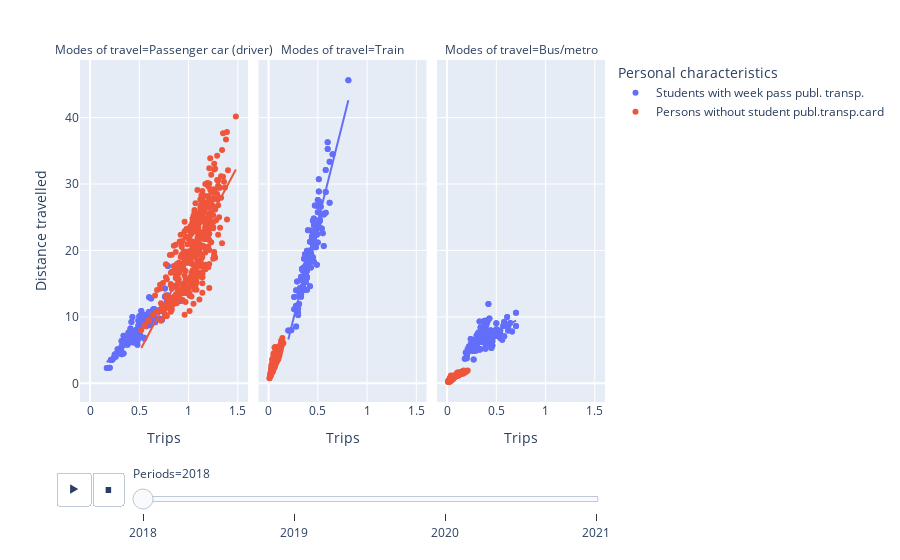

This figure's notebook cell:
### Markdown cell above
As you can see in the barplot, the distance travelled with train by students with a week pass is seven times as big as by people without a student ov chipcard. This makes sense because the train costs more money with a normal ov chipcard. Although students with a week pass still use the car quite a lot: 7,5 kilometers a day on average. The bus and metro are used for shorter distances than the train and car.

### Code cell
# making scatterplot with trendlines
fig = px.scatter(rslt_data_mot, x="Trips", y="Distance travelled", color='Personal characteristics',
                 facet_col= 'Modes of travel', animation_frame="Periods", trendline="ols")
fig.show()

### Figure 1 — Plotly figure (JSON) as saved in the notebook; plotly's stock layout.template omitted (floating-point values rounded to 4 significant figures; data arrays with more than 128 entries replaced by an {"elided": "..."} marker saying what was removed)
{"data": [{"hovertemplate": "Personal characteristics=Students with week pass publ. transp.<br>Periods=2018<br>Modes of travel=Passenger car (driver)<br>Trips=%{x}<br>Distance travelled=%{y}<extra></extra>", "legendgroup": "Students with week pass publ. transp.", "marker": {"color": "#636efa", "symbol": "circle"}, "mode": "markers", "name": "Students with week pass publ. transp.", "orientation": "v", "showlegend": true, "type": "scatter", "x": {"elided": "396 float values"}, "xaxis": "x", "y": {"elided": "396 float values"}, "yaxis": "y"}, {"hovertemplate": "<b>OLS trendline</b><br>Distance travelled = 15.1021 * Trips + 0.607444<br>R<sup>2</sup>=0.824594<br><br>Personal characteristics=Students with week pass publ. transp.<br>Periods=2018<br>Modes of travel=Passenger car (driver)<br>Trips=%{x}<br>Distance travelled=%{y} <b>(trend)</b><extra></extra>", "legendgroup": "Students with week pass publ. transp.", "marker": {"color": "#636efa", "symbol": "circle"}, "mode": "lines", "name": "Students with week pass publ. transp.", "showlegend": false, "type": "scatter", "x": {"elided": "204 float values"}, "xaxis": "x", "y": {"elided": "204 float values"}, "yaxis": "y"}, {"hovertemplate": "Personal characteristics=Students with week pass publ. transp.<br>Periods=2018<br>Modes of travel=Train<br>Trips=%{x}<br>Distance travelled=%{y}<extra></extra>", "legendgroup": "Students with week pass publ. transp.", "marker": {"color": "#636efa", "symbol": "circle"}, "mode": "markers", "name": "Students with week pass publ. transp.", "orientation": "v", "showlegend": false, "type": "scatter", "x": {"elided": "396 float values"}, "xaxis": "x2", "y": {"elided": "396 float values"}, "yaxis": "y2"}, {"hovertemplate": "<b>OLS trendline</b><br>Distance travelled = 59.0525 * Trips + -5.21959<br>R<sup>2</sup>=0.864515<br><br>Personal characteristics=Students with week pass publ. transp.<br>Periods=2018<br>Modes of travel=Train<br>Trips=%{x}<br>Distance travelled=%{y} <b>(trend)</b><extra></extra>", "legendgroup": "Students with week pass publ. transp.", "marker": {"color": "#636efa", "symbol": "circle"}, "mode": "lines", "name": "Students with week pass publ. transp.", "showlegend": false, "type": "scatter", "x": {"elided": "234 float values"}, "xaxis": "x2", "y": {"elided": "234 float values"}, "yaxis": "y2"}, {"hovertemplate": "Personal characteristics=Students with week pass publ. transp.<br>Periods=2018<br>Modes of travel=Bus/metro<br>Trips=%{x}<br>Distance travelled=%{y}<extra></extra>", "legendgroup": "Students with week pass publ. transp.", "marker": {"color": "#636efa", "symbol": "circle"}, "mode": "markers", "name": "Students with week pass publ. transp.", "orientation": "v", "showlegend": false, "type": "scatter", "x": {"elided": "396 float values"}, "xaxis": "x3", "y": {"elided": "396 float values"}, "yaxis": "y3"}, {"hovertemplate": "<b>OLS trendline</b><br>Distance travelled = 8.09776 * Trips + 3.77589<br>R<sup>2</sup>=0.398021<br><br>Personal characteristics=Students with week pass publ. transp.<br>Periods=2018<br>Modes of travel=Bus/metro<br>Trips=%{x}<br>Distance travelled=%{y} <b>(trend)</b><extra></extra>", "legendgroup": "Students with week pass publ. transp.", "marker": {"color": "#636efa", "symbol": "circle"}, "mode": "lines", "name": "Students with week pass publ. transp.", "showlegend": false, "type": "scatter", "x": {"elided": "174 float values"}, "xaxis": "x3", "y": {"elided": "174 float values"}, "yaxis": "y3"}, {"hovertemplate": "Personal characteristics=Persons without student publ.transp.card<br>Periods=2018<br>Modes of travel=Passenger car (driver)<br>Trips=%{x}<br>Distance travelled=%{y}<extra></extra>", "legendgroup": "Persons without student publ.transp.card", "marker": {"color": "#EF553B", "symbol": "circle"}, "mode": "markers", "name": "Persons without student publ.transp.card", "orientation": "v", "showlegend": true, "type": "scatter", "x": {"elided": "396 float values"}, "xaxis": "x", "y": {"elided": "396 float values"}, "yaxis": "y"}, {"hovertemplate": "<b>OLS trendline</b><br>Distance travelled = 27.9728 * Trips + -9.21613<br>R<sup>2</sup>=0.600940<br><br>Personal characteristics=Persons without student publ.transp.card<br>Periods=2018<br>Modes of travel=Passenger car (driver)<br>Trips=%{x}<br>Distance travelled=%{y} <b>(trend)</b><extra></extra>", "legendgroup": "Persons without student publ.transp.card", "marker": {"color": "#EF553B", "symbol": "circle"}, "mode": "lines", "name": "Persons without student publ.transp.card", "showlegend": false, "type": "scatter", "x": {"elided": "396 float values"}, "xaxis": "x", "y": {"elided": "396 float values"}, "yaxis": "y"}, {"hovertemplate": "Personal characteristics=Persons without student publ.transp.card<br>Periods=2018<br>Modes of travel=Train<br>Trips=%{x}<br>Distance travelled=%{y}<extra></extra>", "legendgroup": "Persons without student publ.transp.card", "marker": {"color": "#EF553B", "symbol": "circle"}, "mode": "markers", "name": "Persons without student publ.transp.card", "orientation": "v", "showlegend": false, "type": "scatter", "x": {"elided": "396 float values"}, "xaxis": "x2", "y": {"elided": "396 float values"}, "yaxis": "y2"}, {"hovertemplate": "<b>OLS trendline</b><br>Distance travelled = 35.9943 * Trips + 0.962502<br>R<sup>2</sup>=0.822969<br><br>Personal characteristics=Persons without student publ.transp.card<br>Periods=2018<br>Modes of travel=Train<br>Trips=%{x}<br>Distance travelled=%{y} <b>(trend)</b><extra></extra>", "legendgroup": "Persons without student publ.transp.card", "marker": {"color": "#EF553B", "symbol": "circle"}, "mode": "lines", "name": "Persons without student publ.transp.card", "showlegend": false, "type": "scatter", "x": {"elided": "282 float values"}, "xaxis": "x2", "y": {"elided": "282 float values"}, "yaxis": "y2"}, {"hovertemplate": "Personal characteristics=Persons without student publ.transp.card<br>Periods=2018<br>Modes of travel=Bus/metro<br>Trips=%{x}<br>Distance travelled=%{y}<extra></extra>", "legendgroup": "Persons without student publ.transp.card", "marker": {"color": "#EF553B", "symbol": "circle"}, "mode": "markers", "name": "Persons without student publ.transp.card", "orientation": "v", "showlegend": false, "type": "scatter", "x": {"elided": "396 float values"}, "xaxis": "x3", "y": {"elided": "396 float values"}, "yaxis": "y3"}, {"hovertemplate": "<b>OLS trendline</b><br>Distance travelled = 9.42194 * Trips + 0.226298<br>R<sup>2</sup>=0.915469<br><br>Personal characteristics=Persons without student publ.transp.card<br>Periods=2018<br>Modes of travel=Bus/metro<br>Trips=%{x}<br>Distance travelled=%{y} <b>(trend)</b><extra></extra>", "legendgroup": "Persons without student publ.transp.card", "marker": {"color": "#EF553B", "symbol": "circle"}, "mode": "lines", "name": "Persons without student publ.transp.card", "showlegend": false, "type": "scatter", "x": {"elided": "252 float values"}, "xaxis": "x3", "y": {"elided": "252 float values"}, "yaxis": "y3"}], "layout": {"annotations": [{"font": {}, "showarrow": false, "text": "Modes of travel=Passenger car (driver)", "x": 0.16, "xanchor": "center", "xref": "paper", "y": 1, "yanchor": "bottom", "yref": "paper"}, {"font": {}, "showarrow": false, "text": "Modes of travel=Train", "x": 0.5, "xanchor": "center", "xref": "paper", "y": 1, "yanchor": "bottom", "yref": "paper"}, {"font": {}, "showarrow": false, "text": "Modes of travel=Bus/metro", "x": 0.84, "xanchor": "center", "xref": "paper", "y": 1, "yanchor": "bottom", "yref": "paper"}], "legend": {"title": {"text": "Personal characteristics"}, "tracegroupgap": 0}, "margin": {"t": 60}, "sliders": [{"active": 0, "currentvalue": {"prefix": "Periods="}, "len": 0.9, "pad": {"b": 10, "t": 60}, "steps": [{"args": [["2018"], {"frame": {"duration": 0, "redraw": false}, "fromcurrent": true, "mode": "immediate", "transition": {"duration": 0, "easing": "linear"}}], "label": "2018", "method": "animate"}, {"args": [["2019"], {"frame": {"duration": 0, "redraw": false}, "fromcurrent": true, "mode": "immediate", "transition": {"duration": 0, "easing": "linear"}}], "label": "2019", "method": "animate"}, {"args": [["2020"], {"frame": {"duration": 0, "redraw": false}, "fromcurrent": true, "mode": "immediate", "transition": {"duration": 0, "easing": "linear"}}], "label": "2020", "method": "animate"}, {"args": [["2021"], {"frame": {"duration": 0, "redraw": false}, "fromcurrent": true, "mode": "immediate", "transition": {"duration": 0, "easing": "linear"}}], "label": "2021", "method": "animate"}], "x": 0.1, "xanchor": "left", "y": 0, "yanchor": "top"}], "updatemenus": [{"buttons": [{"args": [null, {"frame": {"duration": 500, "redraw": false}, "fromcurrent": true, "mode": "immediate", "transition": {"duration": 500, "easing": "linear"}}], "label": "&#9654;", "method": "animate"}, {"args": [[null], {"frame": {"duration": 0, "redraw": false}, "fromcurrent": true, "mode": "immediate", "transition": {"duration": 0, "easing": "linear"}}], "label": "&#9724;", "method": "animate"}], "direction": "left", "pad": {"r": 10, "t": 70}, "showactive": false, "type": "buttons", "x": 0.1, "xanchor": "right", "y": 0, "yanchor": "top"}], "xaxis": {"anchor": "y", "categoryarray": ["Bus/metro", "Train", "Passenger car (driver)"], "categoryorder": "array", "domain": [0, 0.32], "title": {"text": "Trips"}}, "xaxis2": {"anchor": "y2", "domain": [0.34, 0.66], "matches": "x", "title": {"text": "Trips"}}, "xaxis3": {"anchor": "y3", "domain": [0.68, 1.0], "matches": "x", "title": {"text": "Trips"}}, "yaxis": {"anchor": "x", "domain": [0, 1], "title": {"text": "Distance travelled"}}, "yaxis2": {"anchor": "x2", "domain": [0, 1], "matches": "y", "showticklabels": false}, "yaxis3": {"anchor": "x3", "domain": [0, 1], "matches": "y", "showticklabels": false}}}
